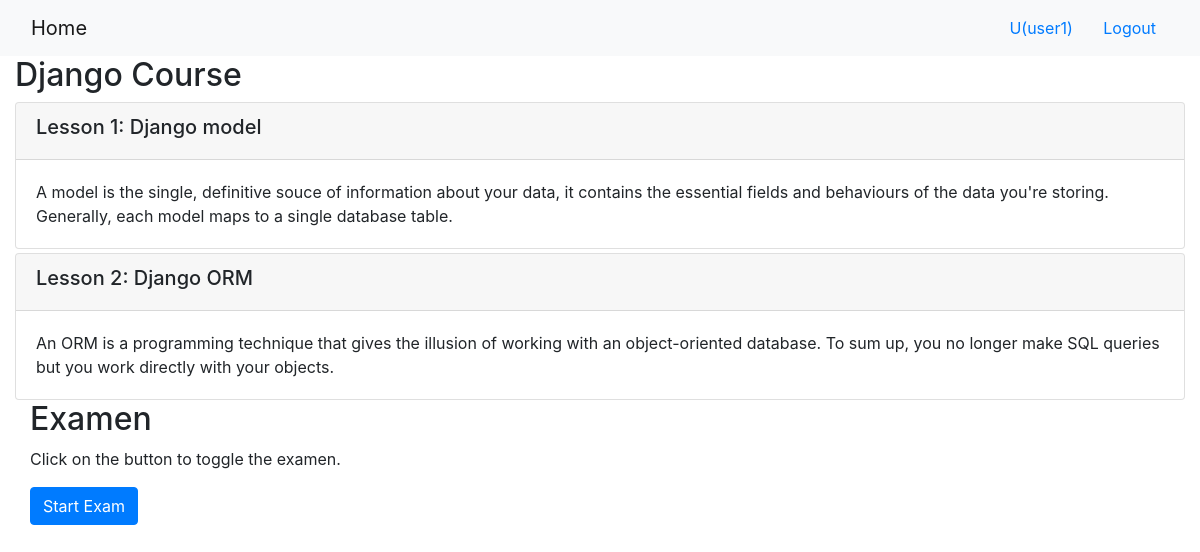
The app's page /onlinecourse/2/ (signed in) with its own data.
### onlinecourse/models.py (models this page shows, shortened)
class Course(models.Model):
    name = models.CharField(null=False, max_length=30, default='online course')
    image = models.ImageField(upload_to='course_images/')
    description = models.CharField(max_length=1000)
    pub_date = models.DateField(null=True)
    instructors = models.ManyToManyField(Instructor)
    users = models.ManyToManyField(settings.AUTH_USER_MODEL, through='Enrollment')
    total_enrollment = models.IntegerField(default=0)
    is_enrolled = False

class Lesson(models.Model):
    title = models.CharField(max_length=200, default="title")
    order = models.IntegerField(default=0)
    course = models.ForeignKey(Course, on_delete=models.CASCADE)
    content = models.TextField()

### onlinecourse/views.py (the view)
# urls.py: path('<int:pk>/', views.CourseDetailView.as_view(), name='course_details'),
class CourseDetailView(generic.DetailView):
    model = Course
    template_name = 'onlinecourse/course_detail_bootstrap.html'

### onlinecourse/templates/onlinecourse/course_detail_bootstrap.html (shortened to what this page needs)
<!DOCTYPE html>
<html lang="en">
<head>
     {% load static %}
    <link rel="stylesheet" href="https://maxcdn.bootstrapcdn.com/bootstrap/4.5.2/css/bootstrap.min.css">
</head>
<body>
    <nav class="navbar navbar-light bg-light">
        <div class="container-fluid">
            <div class="navbar-header">
                  <a class="navbar-brand" href="{% url 'onlinecourse:index' %}">Home</a>
            </div>
            <ul class="nav navbar-nav navbar-right">
                {% if user.is_authenticated %}
                <li>
                    <a class="btn btn-link" href="#">{{ user.first_name }}({{ user.username }})</a>
                    <a class="btn btn-link" href="{% url 'onlinecourse:logout' %}">Logout</a>
                </li>
                {% endif %}
            </ul>
        </div>
    </nav>
    <div class="container-fluid">
            <h2>{{ course.name }}</h2>
            <div class="card-columns-vertical">
                {% for lesson in course.lesson_set.all %}
                    <div class="card mt-1">
                        <div class="card-header"><h5>Lesson {{lesson.order|add:1}}: {{lesson.title}}</h5></div>
                        <div class="card-body">{{lesson.content}}</div>
                    </div>
                {% endfor %}
            </div>
            {% if user.is_authenticated %}
            <div class="container-fluid">
                <h2>Examen</h2>
                <p>Click on the button to toggle the examen.</p>
                <a href="#exam" class="btn btn-primary" data-toggle="collapse">Start Exam</a>
            </div>
            {% endif %}
    </div>
</body>
</html>

### records on screen
Course: name "Django Course"
Lesson: order|add "1", title "Django model", content "A model is the single, definitive souce of information about your data, it contains the essential fields and behaviours of the data you're storing. Generally, each model maps to a single database table."
Lesson: order|add "2", title "Django ORM", content "An ORM is a programming technique that gives the illusion of working with an object-oriented database. To sum up, you no longer make SQL queries but you work directly with your objects."

### other values on screen
{{ user.first_name }} "U"
{{ user.username }} "user1"
